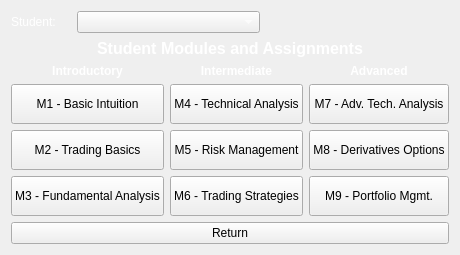
     <widget class="QWidget" name="teacherHome">
      <layout class="QGridLayout" name="gridLayout_36">
       <item row="0" column="0">
        <widget class="QLabel" name="label_13">
         <property name="maximumSize">
          <size>
           <width>60</width>
           <height>30</height>
          </size>
         </property>
         <property name="styleSheet">
          <string notr="true">color: white;</string>
         </property>
         <property name="text">
          <string>Student:</string>
         </property>
        </widget>
       </item>
       <item row="0" column="1">
        <widget class="QComboBox" name="studentComboBox">
         <property name="maximumSize">
          <size>
           <width>16777215</width>
           <height>30</height>
          </size>
         </property>
         <property name="styleSheet">
          <string notr="true">color: white;</string>
         </property>
        </widget>
       </item>
       <item row="2" column="0" colspan="3">
        <widget class="QLabel" name="label_14">
         <property name="sizePolicy">
          <sizepolicy hsizetype="Preferred" vsizetype="Fixed">
           <horstretch>0</horstretch>
           <verstretch>0</verstretch>
          </sizepolicy>
         </property>
         <property name="maximumSize">
          <size>
           <width>16777215</width>
           <height>50</height>
          </size>
         </property>
         <property name="font">
          <font>
           <pointsize>12</pointsize>
           <bold>true</bold>
          </font>
         </property>
         <property name="styleSheet">
          <string notr="true">color: white;</string>
         </property>
         <property name="text">
          <string>Student Modules and Assignments</string>
         </property>
         <property name="alignment">
          <set>Qt::AlignmentFlag::AlignCenter</set>
         </property>
        </widget>
       </item>
       <item row="3" column="0" colspan="3">
        <layout class="QGridLayout" name="gridLayout_37">
         <property name="sizeConstraint">
          <enum>QLayout::SizeConstraint::SetMinimumSize</enum>
         </property>
         <item row="1" column="0">
          <widget class="QPushButton" name="m1_button">
           <property name="minimumSize">
            <size>
             <width>0</width>
             <height>40</height>
            </size>
           </property>
           <property name="text">
            <string>M1 - Basic Intuition</string>
           </property>
          </widget>
         </item>
         <item row="1" column="2">
          <widget class="QPushButton" name="m7_button">
           <property name="minimumSize">
            <size>
             <width>0</width>
             <height>40</height>
            </size>
           </property>
           <property name="text">
            <string>M7 - Adv. Tech. Analysis</string>
           </property>
          </widget>
         </item>
         <item row="3" column="0">
          <widget class="QPushButton" name="m3_button">
           <property name="minimumSize">
            <size>
             <width>0</width>
             <height>40</height>
            </size>
           </property>
           <property name="text">
            <string>M3 - Fundamental Analysis</string>
           </property>
          </widget>
         </item>
         <item row="0" column="0">
          <widget class="QLabel" name="label_15">
           <property name="maximumSize">
            <size>
             <width>16777215</width>
             <height>20</height>
            </size>
           </property>
           <property name="font">
            <font>
             <bold>true</bold>
            </font>
           </property>
           <property name="styleSheet">
            <string notr="true">color: white;</string>
           </property>
           <property name="text">
            <string>Introductory</string>
           </property>
           <property name="alignment">
            <set>Qt::AlignmentFlag::AlignCenter</set>
           </property>
          </widget>
         </item>
         <item row="0" column="1">
          <widget class="QLabel" name="label_16">
           <property name="maximumSize">
            <size>
             <width>16777215</width>
             <height>20</height>
            </size>
           </property>
           <property name="font">
            <font>
             <bold>true</bold>
            </font>
           </property>
           <property name="styleSheet">
            <string notr="true">color: white;</string>
           </property>
           <property name="text">
            <string>Intermediate</string>
           </property>
           <property name="alignment">
            <set>Qt::AlignmentFlag::AlignCenter</set>
           </property>
          </widget>
         </item>
         <item row="3" column="2">
          <widget class="QPushButton" name="m9_button">
           <property name="minimumSize">
            <size>
             <width>0</width>
             <height>40</height>
            </size>
           </property>
           <property name="text">
            <string>M9 - Portfolio Mgmt.</string>
           </property>
          </widget>
         </item>
         <item row="2" column="2">
          <widget class="QPushButton" name="m8_button">
           <property name="minimumSize">
            <size>
             <width>0</width>
             <height>40</height>
            </size>
           </property>
           <property name="text">
            <string>M8 - Derivatives Options</string>
           </property>
          </widget>
         </item>
         <item row="1" column="1">
          <widget class="QPushButton" name="m4_button">
           <property name="minimumSize">
            <size>
             <width>0</width>
             <height>40</height>
            </size>
           </property>
           <property name="text">
            <string>M4 - Technical Analysis</string>
           </property>
          </widget>
         </item>
         <item row="2" column="0">
          <widget class="QPushButton" name="m2_button">
           <property name="minimumSize">
            <size>
             <width>0</width>
             <height>40</height>
            </size>
           </property>
           <property name="text">
            <string>M2 - Trading Basics</string>
           </property>
          </widget>
         </item>
         <item row="3" column="1">
          <widget class="QPushButton" name="m6_button">
           <property name="minimumSize">
            <size>
             <width>0</width>
             <height>40</height>
            </size>
           </property>
           <property name="text">
            <string>M6 - Trading Strategies</string>
           </property>
          </widget>
         </item>
         <item row="2" column="1">
          <widget class="QPushButton" name="m5_button">
           <property name="minimumSize">
            <size>
             <width>0</width>
             <height>40</height>
            </size>
           </property>
           <property name="text">
            <string>M5 - Risk Management</string>
           </property>
          </widget>
         </item>
         <item row="0" column="2">
          <widget class="QLabel" name="label_17">
           <property name="maximumSize">
            <size>
             <width>16777215</width>
             <height>20</height>
            </size>
           </property>
           <property name="font">
            <font>
             <bold>true</bold>
            </font>
           </property>
           <property name="styleSheet">
            <string notr="true">color: white;</string>
           </property>
           <property name="text">
            <string>Advanced</string>
           </property>
           <property name="alignment">
            <set>Qt::AlignmentFlag::AlignCenter</set>
           </property>
          </widget>
         </item>
        </layout>
       </item>
       <item row="4" column="0" colspan="3">
        <widget class="QPushButton" name="backButton_4">
         <property name="text">
          <string>Return</string>
         </property>
        </widget>
       </item>
      </layout>
     </widget>
